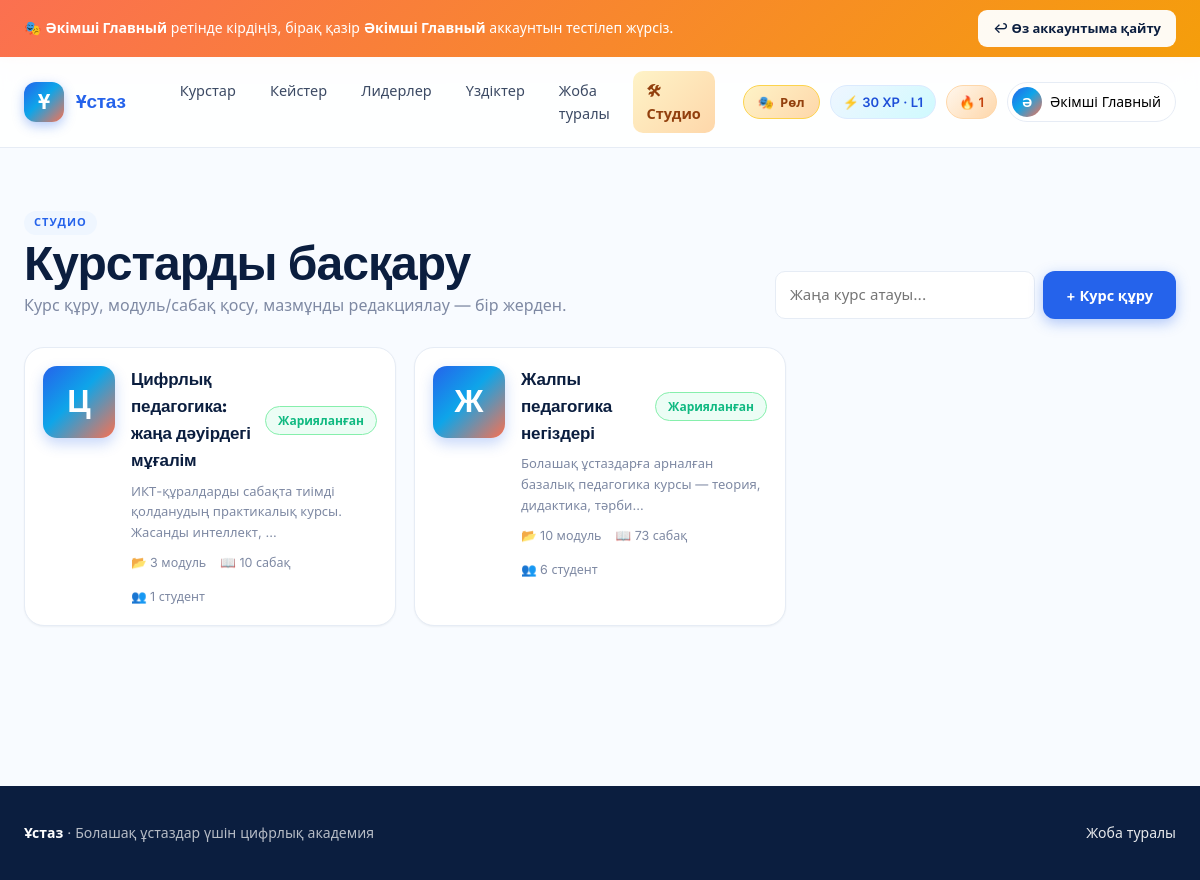
Page /courses/studio/ (signed in) on the committed database.
### accounts/models.py (models this page shows, shortened)
class User(AbstractUser):
    class Role(models.TextChoices):
        STUDENT = "student", "Студент"
        METHODIST = "methodist", "Методист"
        ADMIN = "admin", "Әкімші"
    email = models.EmailField(blank=True)
    role = models.CharField(max_length=16, choices=Role.choices, default=Role.STUDENT)
    avatar = models.ImageField(upload_to="avatars/", blank=True, null=True)
    bio = models.TextField(blank=True)
    university = models.ForeignKey(
        University, on_delete=models.SET_NULL, null=True, blank=True, related_name="students"
    )
    region = models.ForeignKey(
        Region, on_delete=models.SET_NULL, null=True, blank=True, related_name="users"
    )
    specialty = models.ForeignKey(
        Specialty, on_delete=models.SET_NULL, null=True, blank=True, related_name="users"
    )
    year_of_study = models.PositiveSmallIntegerField(null=True, blank=True)
    locale = models.CharField(max_length=8, default="kk")
    is_profile_public = models.BooleanField(default=True)
    last_seen = models.DateTimeField(null=True, blank=True)
    REQUIRED_FIELDS = []
    @property
    def display_name(self):
        return self.get_full_name() or self.username

### gamification/models.py (models this page shows, shortened)
class Profile(models.Model):
    user = models.OneToOneField(
        settings.AUTH_USER_MODEL, on_delete=models.CASCADE, related_name="gprofile"
    )
    xp = models.PositiveIntegerField(default=0)
    level = models.PositiveSmallIntegerField(default=1)
    weekly_xp = models.PositiveIntegerField(default=0)
    monthly_xp = models.PositiveIntegerField(default=0)
    last_week_reset = models.DateField(null=True, blank=True)
    last_month_reset = models.DateField(null=True, blank=True)

class Streak(models.Model):
    user = models.OneToOneField(
        settings.AUTH_USER_MODEL, on_delete=models.CASCADE, related_name="streak"
    )
    current = models.PositiveIntegerField(default=0)
    longest = models.PositiveIntegerField(default=0)
    last_activity_date = models.DateField(null=True, blank=True)
    freezes_available = models.PositiveSmallIntegerField(default=2)
    freezes_used_month = models.PositiveSmallIntegerField(default=0)
    month_marker = models.DateField(null=True, blank=True)

### courses/models.py (models this page shows, shortened)
class Course(models.Model):
    class Level(models.TextChoices):
        BEGINNER = "beginner", "Бастаушы"
        INTERMEDIATE = "intermediate", "Орта"
        ADVANCED = "advanced", "Жоғары"
    title = models.CharField(max_length=255)
    slug = models.SlugField(max_length=255, unique=True)
    short_description = models.CharField(max_length=300)
    description = models.TextField()
    cover = models.ImageField(upload_to="courses/covers/", blank=True, null=True)
    level = models.CharField(max_length=16, choices=Level.choices, default=Level.BEGINNER)
    language = models.CharField(max_length=8, default="kk")
    duration_hours = models.PositiveIntegerField(default=20)
    authors = models.ManyToManyField(
        settings.AUTH_USER_MODEL, related_name="authored_courses", blank=True
    )
    tags = models.CharField(max_length=255, blank=True, help_text="Үтірмен бөлінген тегтер")
    is_published = models.BooleanField(default=False)
    has_final_exam = models.BooleanField(default=True)
    final_exam_pass_pct = models.PositiveSmallIntegerField(default=70)
    created_at = models.DateTimeField(auto_now_add=True)
    updated_at = models.DateTimeField(auto_now=True)
    class Meta:
        ordering = ["-is_published", "title"]

### courses/views_studio.py (the view)
# urls.py: path("studio/", vs.dashboard, name="studio_dashboard"),
@login_required
@staff_required
def dashboard(request):
    courses = (
        Course.objects.all()
        .annotate(
            module_count=Count("modules", distinct=True),
            lesson_count=Count("modules__lessons", distinct=True),
            student_count=Count("enrollments", distinct=True),
        )
        .order_by("-is_published", "-updated_at")
    )
    return render(request, "studio/dashboard.html", {"courses": courses})

### courses/views_studio.py (called while the page is built)
def _is_methodist(user):
    return user.is_authenticated and (user.is_staff or user.is_superuser)

### templates/studio/dashboard.html (shortened to what this page needs)
{% extends "studio/_base.html" %}
{% block content %}
<div class="container">
  <div class="st-head">
    <div>
      <div class="st-eyebrow">Студио</div>
      <h1 style="margin: 4px 0 0;">Курстарды басқару</h1>
      <p class="muted" style="margin: 4px 0 0;">Курс құру, модуль/сабақ қосу, мазмұнды редакциялау — бір жерден.</p>
    </div>
    <form method="post" action="{% url 'courses:studio_course_create' %}"
          style="display:flex; gap:8px;"
          onsubmit="const t=this.title.value.trim(); if(!t){alert('Курс атауын жазыңыз'); return false;} this.title.value=t;">
      <input type="text" name="title" placeholder="Жаңа курс атауы..." required minlength="2"
             style="padding: 11px 14px; border: 1.5px solid var(--line); border-radius: 10px; min-width: 260px;">
      <button class="btn btn-primary" type="submit">+ Курс құру</button>
    </form>
  </div>
  <div class="st-courses">
    {% for c in courses %}
      <a class="st-course-card" href="{% url 'courses:studio_course' c.slug %}">
        <div class="st-course-cover">
          {{ c.title|slice:":1"|upper }}
        </div>
        <div class="st-course-body">
          <div style="display:flex; align-items:center; gap:8px; margin-bottom:6px;">
            <h3>{{ c.title }}</h3>
            {% if c.is_published %}
              <span class="pill pill-success">Жарияланған</span>
            {% else %}
              <span class="pill pill-warn">Жоба</span>
            {% endif %}
          </div>
          <div class="muted small">{{ c.short_description|truncatechars:80 }}</div>
          <div class="st-course-meta">
            <span>📂 {{ c.module_count }} модуль</span>
            <span>📖 {{ c.lesson_count }} сабақ</span>
            <span>👥 {{ c.student_count }} студент</span>
          </div>
        </div>
      </a>
    {% empty %}
      <div class="card" style="text-align:center; padding: 40px;">
        <div style="font-size: 48px;">📚</div>
        <h3>Әлі курс жоқ</h3>
        <p class="muted">Жоғарыдан «Курс құру» арқылы алғашқы курсыңызды бастаңыз.</p>
      </div>
    {% endfor %}
  </div>
</div>
{% endblock %}

### templates/base.html (shortened to what this page needs)
{% load static humanize %}<!DOCTYPE html>
<html lang="kk">
<head>
<link rel="stylesheet" href="{% static 'css/app.css' %}">
{% block head_extra %}{% endblock %}
</head>
<body class="bg-cream">
{% if IMPERSONATING %}
<div class="impersonate-bar">
  <div class="container impersonate-inner">
    <span>
      🎭 <strong>{{ IMPERSONATOR.display_name }}</strong> ретінде кірдіңіз,
      бірақ қазір <strong>{{ user.display_name }}</strong> аккаунтын тестілеп жүрсіз.
    </span>
    <a class="btn btn-sm btn-ghost" href="{% url 'accounts:exit_become' %}">↩ Өз аккаунтыма қайту</a>
  </div>
</div>
{% endif %}
<header class="topbar" x-data="{mobileOpen: false}">
  <div class="container topbar-inner">
    <a href="{% url 'core:landing' %}" class="brand">
      <span class="brand-mark">Ұ</span>
      <span class="brand-name">{{ PLATFORM_NAME }}</span>
    </a>
    <nav class="nav" :class="{'is-open': mobileOpen}" @click="mobileOpen = false">
      <a href="{% url 'courses:catalog' %}">Курстар</a>
      <a href="{% url 'assessments:cases' %}">Кейстер</a>
      <a href="{% url 'gamification:leaderboard' %}">Лидерлер</a>
      <a href="{% url 'social:best_solutions' %}">Үздіктер</a>
      <a href="{% url 'core:about' %}">Жоба туралы</a>
      {% if user.is_staff %}<a href="{% url 'courses:studio_dashboard' %}" class="nav-studio">🛠 Студио</a>{% endif %}
    </nav>
    <div class="nav-right">
      {% if ROLE_SWITCHER_USERS %}
        <div class="usermenu" x-data="{open:false}">
          <button class="role-switcher-btn" @click="open=!open" title="Тестілеу үшін рөл ауыстыру">
            🎭 <span class="role-switcher-label">Рөл</span>
          </button>
        </div>
      {% endif %}
      {% if user.is_authenticated %}
        {% if user.gprofile %}<span class="xp-pill">⚡ {{ user.gprofile.xp|intcomma }} XP · L{{ user.gprofile.level }}</span>{% endif %}
        {% if user.streak %}<span class="streak-pill">🔥 {{ user.streak.current }}</span>{% endif %}
        <div class="usermenu" x-data="{open:false}">
          <button class="usermenu-btn" @click="open=!open">
            {% if user.avatar %}<img src="{{ user.avatar.url }}" alt="">{% else %}<span class="avatar-fallback">{{ user.display_name|slice:":1"|upper }}</span>{% endif %}
            <span>{{ user.display_name }}</span>
          </button>
        </div>
      {% else %}
        <a class="btn btn-ghost" href="{% url 'accounts:login' %}">Кіру</a>
        <a class="btn btn-primary" href="{% url 'accounts:signup' %}">Тіркелу</a>
      {% endif %}
    </div>
  </div>
</header>
<main class="main">
  {% block content %}{% endblock %}
</main>
<footer class="footer">
  <div class="container footer-inner">
    <div>
      <strong>{{ PLATFORM_NAME }}</strong> · {{ PLATFORM_TAGLINE }}
    </div>
    <div>
      <a href="{% url 'core:about' %}">Жоба туралы</a>
    </div>
  </div>
</footer>
</body>
</html>

### static/css/studio.css (style rules this page uses)
.st-head { display: flex; justify-content: space-between; align-items: end; gap: 16px; margin: 24px 0 28px; flex-wrap: wrap; }
.st-eyebrow { font-size: 11px; text-transform: uppercase; letter-spacing: 0.1em; font-weight: 700; color: var(--primary); display: inline-block; padding: 3px 10px; background: var(--primary-50); border-radius: 999px; }
.st-courses { display: grid; grid-template-columns: repeat(auto-fill, minmax(320px, 1fr)); gap: 18px; }
.st-course-card { display: flex; gap: 16px; background: white; border: 1.5px solid var(--line); border-radius: var(--r-lg); padding: 18px; text-decoration: none; color: var(--ink); transition: all 0.2s ease; box-shadow: var(--shadow-sm); }
.st-course-cover { flex-shrink: 0; width: 72px; height: 72px; border-radius: 14px; background: var(--gradient); color: white; font-family: "Space Grotesk", sans-serif; font-weight: 700; font-size: 32px; display: flex; align-items: center; justify-content: center; box-shadow: 0 6px 14px rgba(37, 99, 235, 0.25); }
.st-course-body { flex: 1; min-width: 0; }
.st-course-body h3 { font-family: "Space Grotesk", sans-serif; font-size: 17px; margin: 0; letter-spacing: -0.01em; }
.st-course-meta { display: flex; gap: 14px; margin-top: 10px; font-size: 12.5px; color: var(--muted); flex-wrap: wrap; }

### rows in the picture
User: display_name "Әкімші Главный", gprofile.xp "30", gprofile.level "1", streak.current "1", display_name "Ә"
Course: title "Ц", title "Цифрлық педагогика: жаңа дәуірдегі мұғалім", is_published "Жарияланған", short_description "ИКТ-құралдарды сабақта тиімді қолданудың практикалық курсы. Жасанды интеллект, …", module_count "3", lesson_count "10", student_count "1"
Course: title "Ж", title "Жалпы педагогика негіздері", is_published "Жарияланған", short_description "Болашақ ұстаздарға арналған базалық педагогика курсы — теория, дидактика, тәрби…", module_count "10", lesson_count "73", student_count "6"

### other values in the picture
{{ PLATFORM_NAME }} "Ұстаз"
{{ PLATFORM_TAGLINE }} "Болашақ ұстаздар үшін цифрлық академия"
